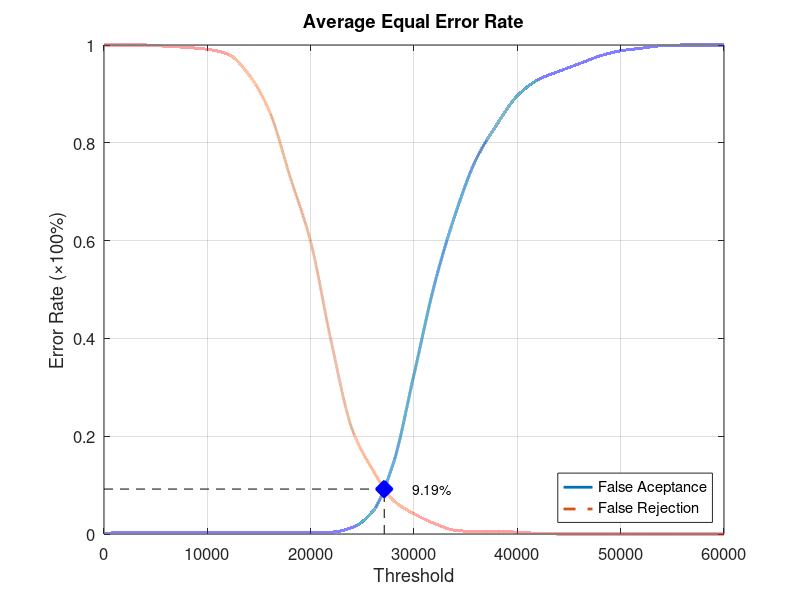
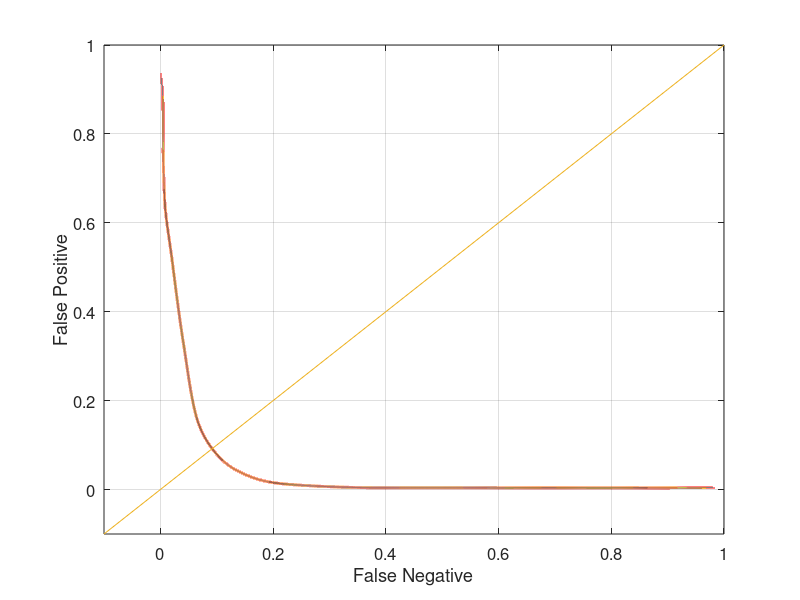

These figures' MATLAB source, in order:
function yEER = Experiment4Average
close all;
clear;
clc;
x = 0:2000:60000;
xq = 0:0.5:60000;

y0 = [0 0.00394737 0.00394737 0.00394737 0.00394737 0.00394737 0.00394737 0.00394737 0.00394737 0.00394737 0.00394737 0.00394737 0.0131579 0.0460526 0.144737 0.326316 0.511842 0.653947 0.76579 0.836842 0.896053 0.928947 0.946053 0.961842 0.977632 0.988158 0.993421 0.998684 1 1 1];
yy0 = interp1(x, y0, xq, 'pchip');
y1 = [1 1 1 0.9975 0.995 0.99125 0.98125 0.94 0.865 0.73125 0.5975 0.3925 0.215 0.13125 0.06875 0.04125 0.02125 0.0075 0.005 0.005 0.00375 0.00125 0 0 0 0 0 0 0 0 0];
yy1 = interp1(x, y1, xq, 'pchip');

% Calculating EER: 
y2 = abs(y0 - y1);
find(y2 == min(y2))
yy2 = abs(yy0 - yy1);
xEER = find(yy2 == min(yy2));
xEERIndex = xq(xEER) % X-axis EER
yEER = yy0(xEER) % Y-axis EER

main = figure
plot(xq, yy0,'-','LineWidth', 2);	hold on
plot(xq, yy1,'--','LineWidth', 2);	hold on
plot([xEERIndex xEERIndex], [0 yEER], 'k--');	hold on
plot([0 xEERIndex], [yEER yEER], 'k--');	hold on
plot(xEERIndex, yEER, 'bx', 'LineWidth', 10);	hold on
text(xEERIndex + 10 * xEERIndex / 100, yEER, [num2str(round((10000 * yEER)) / 100) '%'])
legend('False Aceptance', 'False Rejection', 'Location', 'SouthEast')
xlabel('Threshold')
ylabel('Error Rate (\times100%)')
title('Average Equal Error Rate')
set(gca, 'FontSize', 12)
axis([0 60000 0 1])
grid on

print(main, 'Experiment4AverageMain', '-dpng');
FNRxFPR = figure('Color', [1 1 1]);
plot(yy1, yy0, '-', yy1, yy0, 'LineWidth', 2);
hold on
y = -0.1:0.1:1
plot(y, y); 
set(gca, 'FontSize', 12)
xlabel('False Negative')
ylabel('False Positive')
axis([-0.1 1 -0.1 1])
set(gca, 'FontSize', 12)
grid on

print(FNRxFPR, 'Experiment4AverageFNRxFPR','-dpng');
end
